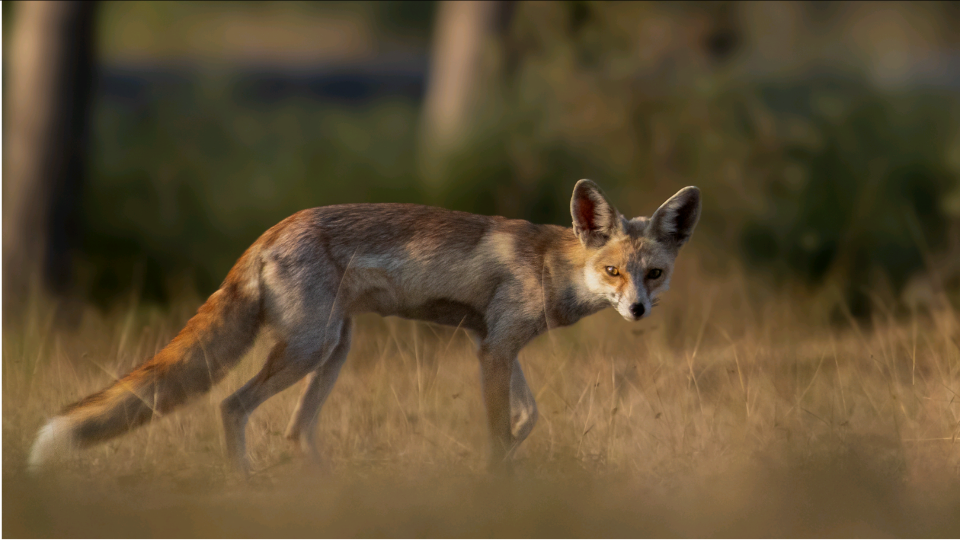
#> input picture content-archive/video/desert_fox/img/f1.png, 1920 x 1080 px, given in place of 39abed35-image.jpg, which was not available (shown at 1/2 size); the run also reads 1 picture not shown here
$ python shot3.py
#> lines starting #> are read from the running program, lines starting #| are printed output that depends on the picture; pictures that were not available may be replaced by others from this repository, and a replacement may not be noted
### content-archive/code/carousels/ref2.py
import numpy as np, cv2, sys
from PIL import Image, ImageDraw, ImageFont, ImageFilter
U="/root/.claude/uploads/530e917f-6900-5386-87f2-01588fc50eb7/"
FL=["64a42d44","b1208e85","26726f42","dc158818","f02d75ca","4dec5138","35021122"]
FD="fonts/"; OUT="falcon/"
W,H=1080,1440
CREAM=(244,238,226); GOLD=(226,184,104); GREY=(190,186,176); BG=(10,12,10)
anton=lambda s:ImageFont.truetype(FD+"Anton-Regular.ttf",int(s))
bc=lambda s:ImageFont.truetype(FD+"BarlowCondensed-Medium.ttf",int(s))
bcs=lambda s:ImageFont.truetype(FD+"BarlowCondensed-SemiBold.ttf",int(s))
bar=lambda s:ImageFont.truetype(FD+"Barlow-Regular.ttf",int(s))
barm=lambda s:ImageFont.truetype(FD+"Barlow-Medium.ttf",int(s))
def corm(s):
    f=ImageFont.truetype(FD+"CormorantGaramond-Italic[wght].ttf",int(s))
    try: f.set_variation_by_axes([500])
    except Exception: pass
    return f

# [23 lines left out: function load_subject, not called in this run]

def gold_tex(seed=1):
    rng=np.random.default_rng(seed)
    yy=np.linspace(0,1,H)[:,None]; xx=np.linspace(0,1,W)[None,:]
    top=np.array([252,232,170],np.float32); bot=np.array([206,160,84],np.float32)
    base=top[None,None,:]*(1-yy[:,:,None])+bot[None,None,:]*yy[:,:,None]
    base=base*(0.96+0.08*xx[:,:,None])
    def nz(s):
        n=rng.normal(0,1,(H,W)).astype(np.float32); return cv2.GaussianBlur(n,(0,0),s)
    n1=nz(40); n1/=np.abs(n1).max()
    n2=nz(10); n2/=np.abs(n2).max()
    ridge=np.abs(nz(5)-nz(12)); ridge/=ridge.max()
    fine=rng.normal(0,1,(H,W)).astype(np.float32)
    tex=base*(1+0.12*n1[:,:,None]+0.07*n2[:,:,None])+(ridge[:,:,None]**2)*34-8+fine[:,:,None]*5
    return np.clip(tex,0,255)
TEX=gold_tex()

# [140 lines left out: functions wrap_text, title_block, build, not called in this run]

# [6 lines that do not run on import are left out]

### content-archive/code/carousels/shot3.py
import numpy as np, cv2
from PIL import Image, ImageDraw, ImageFilter
import ref2
from ref2 import anton,bc,bcs,bar,barm,corm,TEX,CREAM,GOLD,BG,wrap_text
W,H=1080,1350
T=TEX[:H]
U="/root/.claude/uploads/530e917f-6900-5386-87f2-01588fc50eb7/"
P={1:Image.open(U+"39abed35-image.jpg").convert("RGB"),2:Image.open(U+"088198af-image.jpg").convert("RGB"),3:Image.open(U+"84a2e37d-image.jpg").convert("RGB")}
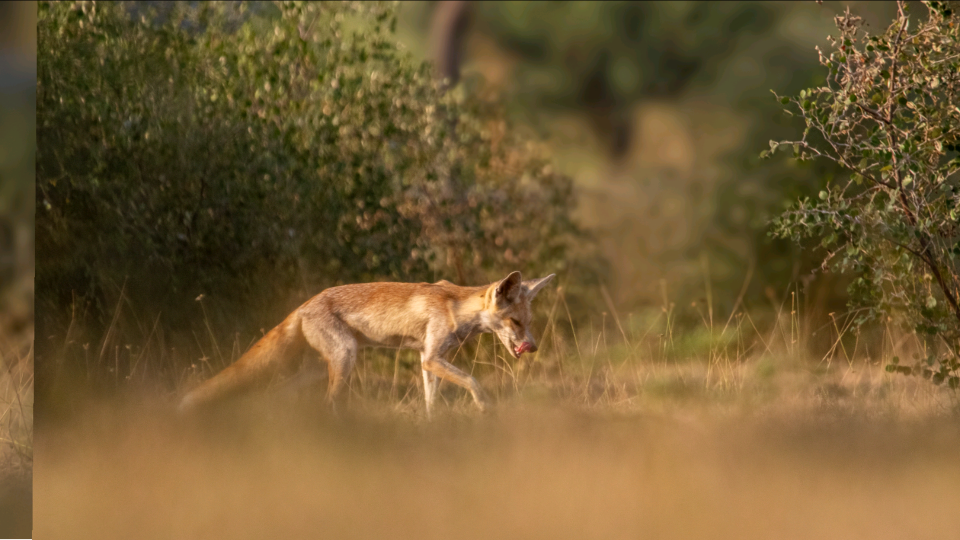
#> input picture content-archive/video/desert_fox/img/f2.png, 1920 x 1080 px, given in place of 088198af-image.jpg, which was not available (shown at 1/2 size)
# [7 lines left out: function crop, not called in this run]
def canvas(): return Image.fromarray(np.full((H,W,3),(14,15,13),np.uint8))
def gold_text(c,xy,t,font):
    m=Image.new("L",(W,H),0); ImageDraw.Draw(m).text(xy,t,font=font,fill=255,anchor="la")
    mn=np.array(m).astype(np.float32)/255; a=np.array(c).astype(np.float32)
    sh=cv2.GaussianBlur(mn,(0,0),12)*0.5; a=a*(1-sh[:,:,None]); a=a*(1-mn[:,:,None])+T*mn[:,:,None]
    return Image.fromarray(np.clip(a,0,255).astype(np.uint8))
# [4 lines left out: function header, not called in this run]
def lead(c,xy,t,size=70): ImageDraw.Draw(c).text(xy,t,font=corm(size),fill=(236,230,214),anchor="la")
def grad(c,y0,y1,a0,a1):
    a=np.array(c).astype(np.float32); yy=np.arange(H)[:,None]
    t=np.clip((yy-y0)/max(1,(y1-y0)),0,1); al=(a0+(a1-a0)*t)[:,:,None]
    return Image.fromarray((a*(1-al)+np.array(BG,np.float32)*al).astype(np.uint8))
def finish(c,name,vig=0.26):
    a=np.array(c).astype(np.float32); yy,xx=np.mgrid[0:H,0:W]; d=np.sqrt(((xx-W/2)/(W/2))**2+((yy-H/2)/(H/2))**2)
    a*=(1-vig*np.clip(d-0.5,0,1)**1.4)[:,:,None]; a+=np.random.default_rng(7).normal(0,5.0,(H,W,1))
    Image.fromarray(np.clip(a,0,255).astype(np.uint8)).save("shot3/"+name,quality=95)
def wrapd(d,t,f,mw): return wrap_text(d,t,f,mw)

# [18 lines left out: functions extend, facts, not called in this run]


def fit(t,mw,cap):
    pr=ImageDraw.Draw(Image.new("L",(5,5))); s=cap
    while pr.textlength(t,font=anton(s))>mw and s>30: s-=2
    return s
# [4 lines left out: function hgrad, not called in this run]
def tinylabel(c,t,y=1318,x=64):
    d=ImageDraw.Draw(c); d.text((x,y),t,font=bc(21),fill=(200,196,184))


# [4 lines left out: function wtext, not called in this run]
def dark(): return Image.fromarray(np.full((H,W,3),(14,15,13),np.uint8))
def paw(d,cx,cy,s,fill=None,outline=None,w=3):
    sh=[(cx,cy+0.28*s,0.55*s,0.42*s)]+[(cx+dx*s,cy+dy*s,0.17*s,0.23*s) for dx,dy in [(-0.62,-0.14),(-0.22,-0.52),(0.22,-0.52),(0.62,-0.14)]]
    for (x,y,rx,ry) in sh: d.ellipse([x-rx,y-ry,x+rx,y+ry],fill=fill,outline=outline,width=w)
def topo(c,alpha=0.16,seed=4,col=(226,184,104)):
    rng=np.random.default_rng(seed); n=rng.normal(0,1,(54,68)).astype(np.float32)
    n=cv2.resize(n,(W,H),interpolation=cv2.INTER_CUBIC); n=cv2.GaussianBlur(n,(0,0),90)
    n=(n-n.min())/(n.max()-n.min()); ov=np.zeros((H,W),np.uint8)
    for lv in np.linspace(0.12,0.9,22):
        m=(n>lv).astype(np.uint8)*255
        cs,_=cv2.findContours(m,cv2.RETR_LIST,cv2.CHAIN_APPROX_NONE)
        cv2.polylines(ov,cs,False,255,2,cv2.LINE_AA)
    ov=cv2.GaussianBlur(ov,(0,0),0.8).astype(np.float32)/255*alpha
    a=np.array(c).astype(np.float32); a=a*(1-ov[:,:,None])+np.array(col,np.float32)*ov[:,:,None]
    return Image.fromarray(a.astype(np.uint8))
def motes(c,n=70,seed=9,strength=0.5,ybias=None):
    rng=np.random.default_rng(seed); ov=np.zeros((H,W),np.float32)
    for _ in range(n):
        x=rng.uniform(0,W); y=rng.uniform(0,H) if ybias is None else rng.uniform(*ybias); r=rng.uniform(2,7)
        cv2.circle(ov,(int(x),int(y)),int(r),float(rng.uniform(0.3,1.0)),-1,cv2.LINE_AA)
    ov=cv2.GaussianBlur(ov,(0,0),2.2)*strength
    a=np.array(c).astype(np.float32)+ov[:,:,None]*np.array([255,225,160],np.float32)*0.55
    return Image.fromarray(np.clip(a,0,255).astype(np.uint8))
def leak(c,strength=0.28):
    yy,xx=np.mgrid[0:H,0:W]; d=np.sqrt((xx-W*0.95)**2+(yy-H*0.05)**2)/W
    ov=np.clip(1-d*1.5,0,1)**2*strength; a=np.array(c).astype(np.float32)
    a=a+ov[:,:,None]*np.array([255,170,70],np.float32); return Image.fromarray(np.clip(a,0,255).astype(np.uint8))
def progress(c,i,n=10):
    d=ImageDraw.Draw(c); gw=(W-128-(n-1)*10)/n
    for k in range(n): d.rounded_rectangle([64+k*(gw+10),1336,64+k*(gw+10)+gw,1341],radius=2,fill=GOLD if k<i else (70,68,60))
def chip(c,x,y,t,fill,fg=(20,16,8),size=24):
    d=ImageDraw.Draw(c); f=bcs(size); w_=d.textlength(t,font=f)+34
    d.rounded_rectangle([x,y,x+w_,y+size+20],radius=(size+20)//2,fill=fill); d.text((x+17,y+9),t,font=f,fill=fg); return w_
def swipe(c,y=1262):
    d=ImageDraw.Draw(c); d.text((W-64-d.textlength("SWIPE",font=bcs(24))-46,y),"SWIPE",font=bcs(24),fill=GOLD)
    x=W-64-30; d.line([(x,y+14),(x+26,y+14)],fill=GOLD,width=3); d.polygon([(x+36,y+14),(x+24,y+6),(x+24,y+22)],fill=GOLD)

import math
MOSS=(138,160,92); RUST=(196,84,64); SUN=(240,150,40)
def pill(c,x,y,t,fg=CREAM,hi=None,size=30,fill=(14,12,8),alpha=0.72):
    d=ImageDraw.Draw(c,"RGBA"); f=bcs(size); w_=d.textlength(t,font=f)+44
    d.rounded_rectangle([x,y,x+w_,y+size+26],radius=16,fill=fill+(int(255*alpha),),outline=(255,255,255,40),width=1)
    d.text((x+22,y+12),t,font=f,fill=fg); return w_
def progress8(c,i):
    d=ImageDraw.Draw(c); gw=(W-128-7*10)/8
    for k in range(8): d.rounded_rectangle([64+k*(gw+10),1336,64+k*(gw+10)+gw,1341],radius=2,fill=GOLD if k<i else (70,68,60))
# [4 lines left out: function hdr, not called in this run]
def done(c,i,name,vig=0.24):
    progress8(c,i); hdr(c,i); finish(c,name,vig=vig)
def blurbg(img,dim=0.55,sig=22):
    a=cv2.GaussianBlur(np.array(img),(0,0),sig).astype(np.float32)*dim
    return Image.fromarray(np.clip(a,0,255).astype(np.uint8))
def camera(d,x,y,s=1.0,col=CREAM):
    d.rounded_rectangle([x,y,x+60*s,y+42*s],radius=7*s,outline=col,width=3); d.rectangle([x+16*s,y-8*s,x+34*s,y],outline=col,width=3)
    d.ellipse([x+20*s,y+9*s,x+42*s,y+31*s],outline=col,width=3)
# [8 lines left out: function egret, not called in this run]
def sun(c,cx,cy,r):
    a=np.array(c).astype(np.float32); yy,xx=np.mgrid[0:H,0:W]; dd=np.sqrt((xx-cx)**2+(yy-cy)**2)
    g=np.clip(1-dd/(r*3.2),0,1)**2*0.55; a=a+g[:,:,None]*np.array(SUN,np.float32)
    c=Image.fromarray(np.clip(a,0,255).astype(np.uint8)); d=ImageDraw.Draw(c); d.ellipse([cx-r,cy-r,cx+r,cy+r],fill=SUN); return c
# [5 lines left out: function panel, not called in this run]

N=7
def prog(c,i):
    d=ImageDraw.Draw(c); gw=(W-128-(N-1)*10)/N
    for k in range(N): d.rounded_rectangle([64+k*(gw+10),1336,64+k*(gw+10)+gw,1341],radius=2,fill=GOLD if k<i else (70,68,60))
def hd(c,i):
    d=ImageDraw.Draw(c); d.text((64,48),"THE NATURAL ANGLE",font=bcs(26),fill=(220,214,200))
    cnt=f"{i}/{N}"; tw=d.textlength(cnt,font=bcs(26))+44
    d.rounded_rectangle([W-64-tw,34,W-64,82],radius=24,fill=(20,20,18)); d.text((W-64-tw+22,44),cnt,font=bcs(26),fill=CREAM)
def fin(c,i,name,vig=0.24): prog(c,i); hd(c,i); finish(c,name,vig=vig)
def pc(k,box,w,h,dim=1.0):
    im=P[k].crop(tuple(int(v) for v in box)).resize((w,h),Image.LANCZOS)
    if dim!=1.0: im=Image.fromarray((np.array(im).astype(np.float32)*dim).clip(0,255).astype(np.uint8))
    return im
def bgblur(k,dim=0.45,sig=30):
    im=P[k].resize((W,H),Image.LANCZOS); a=cv2.GaussianBlur(np.array(im),(0,0),sig).astype(np.float32)*dim
    return Image.fromarray(np.clip(a,0,255).astype(np.uint8))
def paste(c,im,x,y,ftop=0,fbot=0):
    w,h=im.size; m=np.ones((h,w),np.float32)
    for i in range(ftop): m[i]=i/ftop
    for i in range(fbot): m[h-1-i]=np.minimum(m[h-1-i],i/fbot)
    a=np.array(c).astype(np.float32); reg=a[y:y+h,x:x+w]; a[y:y+h,x:x+w]=reg*(1-m[:,:,None])+np.array(im).astype(np.float32)*m[:,:,None]
    return Image.fromarray(a.astype(np.uint8))
def arrow(d,p0,p1,col=GOLD,w=4,dash=False):
    import math
    x0,y0=p0;x1,y1=p1; L=math.hypot(x1-x0,y1-y0); ux,uy=(x1-x0)/L,(y1-y0)/L
    if dash:
        t=0
        while t<L-30: d.line([(x0+ux*t,y0+uy*t),(x0+ux*min(t+18,L-30),y0+uy*min(t+18,L-30))],fill=col,width=w); t+=32
    else: d.line([(x0,y0),(x1-ux*20,y1-uy*20)],fill=col,width=w)
    d.polygon([(x1,y1),(x1-ux*30-uy*13,y1-uy*30+ux*13),(x1-ux*30+uy*13,y1-uy*30-ux*13)],fill=col)

# ---- S1 hook
c=pc(1,(0,0,2311,2889),W,H,0.95); c=grad(c,0,400,0.55,0.0); c=grad(c,1150,H,0.0,0.5)
lead(c,(66,92),"Black-headed ibis, just before landing.",46)
s_=fit("WHY DO THESE",900,96); c=gold_text(c,(60,134),"WHY DO THESE",anton(s_)); c=gold_text(c,(60,134+int(s_*1.1)),"WINGS GLOW?",anton(s_))
#> in gold_text, `m = Image.new('L', (W, H), 0)`: m: PIL image 1080x1350 L; every value is 0
#> call 2 of gold_text, with xy = (60, 239), t = 'WINGS GLOW?'
#> in gold_text (call 2), `sh = cv2.GaussianBlur(mn, (0, 0), 12) * 0.5`:
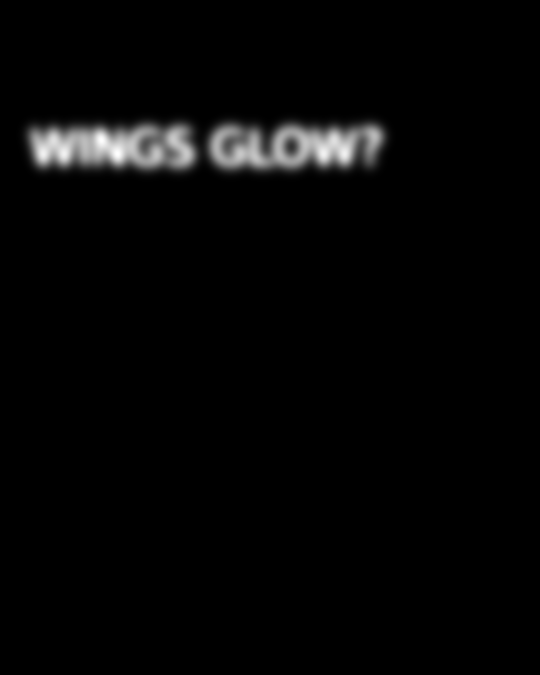
#> sh: shape (1350, 1080) float32 (shown at 1/2 size); min 0, max 0.235, mean 0.00533; drawn with min black and max white
pill(c,64,1240,"SUNRISE. BACKLIGHT. ONE SECOND.",fg=(244,238,226),size=28); swipe(c,1262)
#> in pill, `w_ = d.textlength(t, font=f) + 44`: w_ = 556.3
#> after `swipe(c, 1262)`:
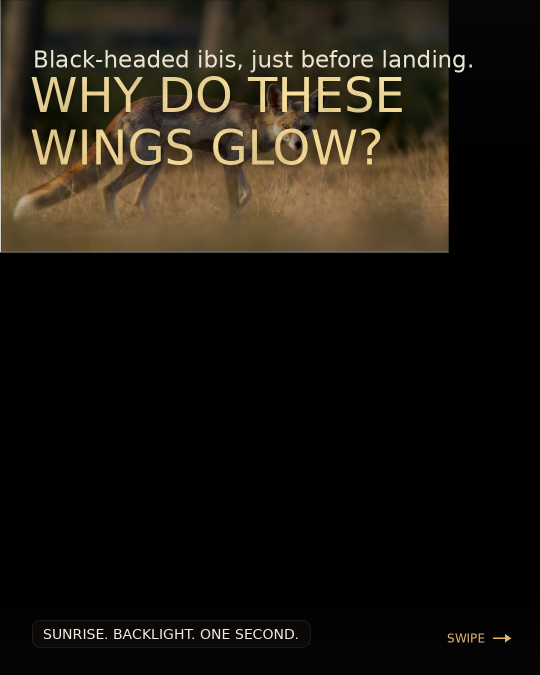
#> c: PIL image 1080x1350 RGB (shown at 1/2 size); mean R, G, B 28.9, 24.5, 16.7
c=motes(c,35,3,0.35); fin(c,1,"slide1.jpg")
#> in hd, `tw = d.textlength(cnt, font=bcs(26)) + 44`: tw = 85.86

# ---- S2 ID: backlight hides colour
c=bgblur(1,0.5)
A=pc(1,(160,0,1735,2889),540,1010,0.95); B=pc(3,(400,0,2427,3716),540,1010,0.95)
#> call 3 of pc, with k = 3, box = (400, 0, 2427, 3716), w = 540, h = 1010, dim = 0.95
#> in pc (call 3), `im=P[k].crop(tuple(int(v) for v in box)).resize((w,h),Image.LANCZOS)`:
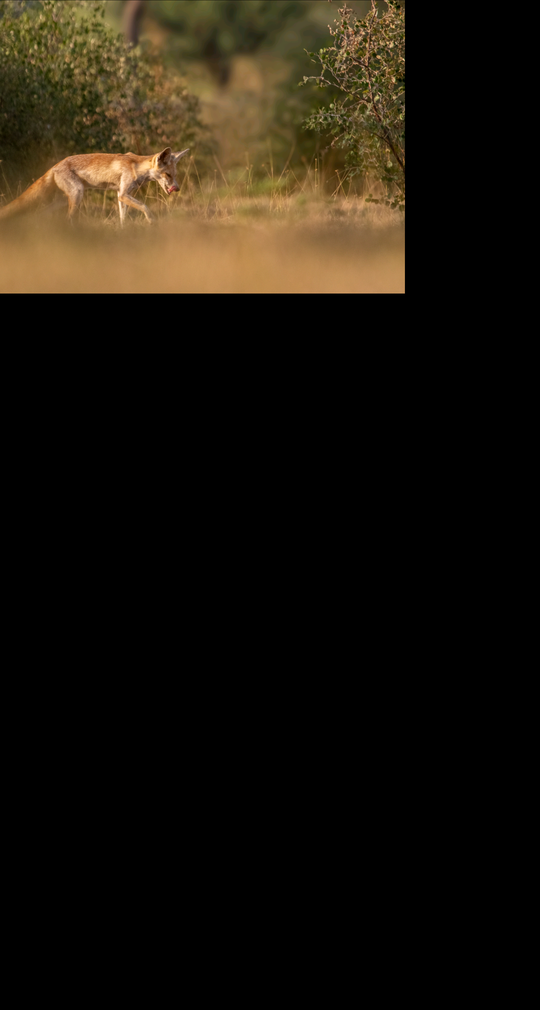
#> im: PIL image 540x1010 RGB; mean R, G, B 26.8, 21.1, 12
c=paste(c,A,0,330,ftop=70); c=paste(c,B,540,330,ftop=70)
#> after the loop in paste, `for i in range(fbot): m[h-1-i]=np.minimum(m[h-1-i],i/fbot)`:
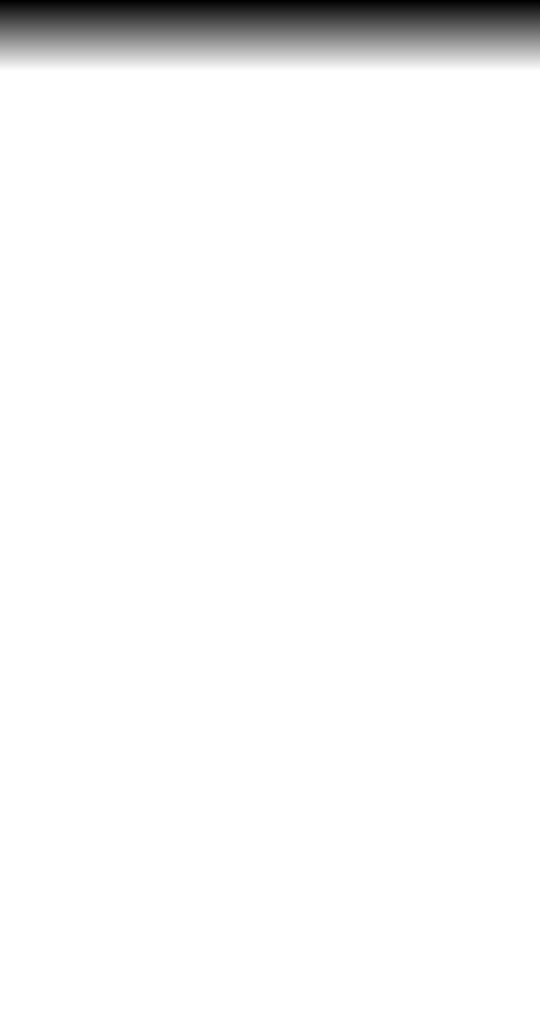
#> m: shape (1010, 540) float32; min 0, max 1, mean 0.965
#> call 2 of paste, with x = 540, y = 330, ftop = 70, fbot = 0
#> in paste (call 2), `reg = a[y:y + h, x:x + w]`:
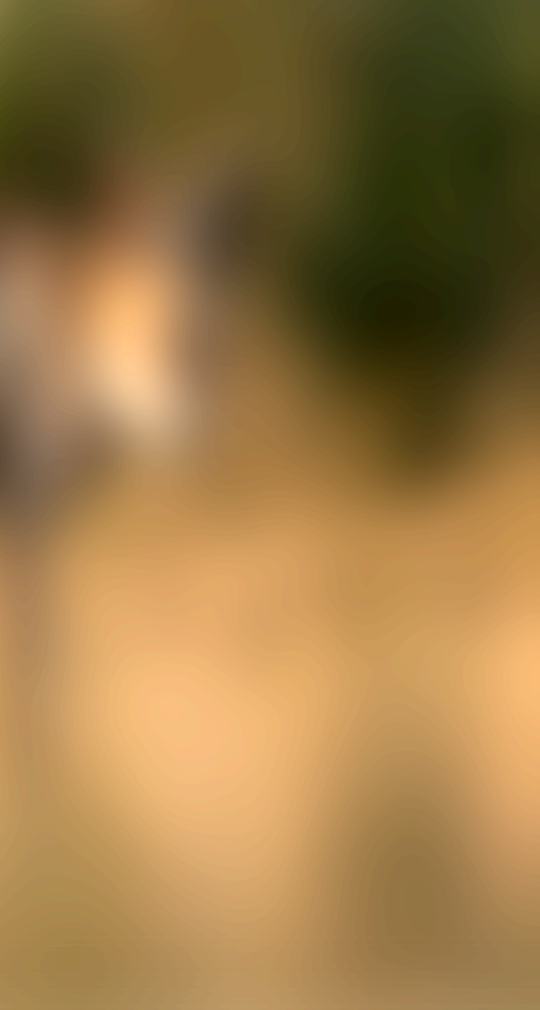
#> reg: shape (1010, 540, 3) float32; mean R, G, B 50.9, 40.8, 25.4; drawn with min black and max white
#> in paste (call 2), `a[y:y + h, x:x + w] = reg * (1 - m[:, :, None]) + np.array(im).astype(`:
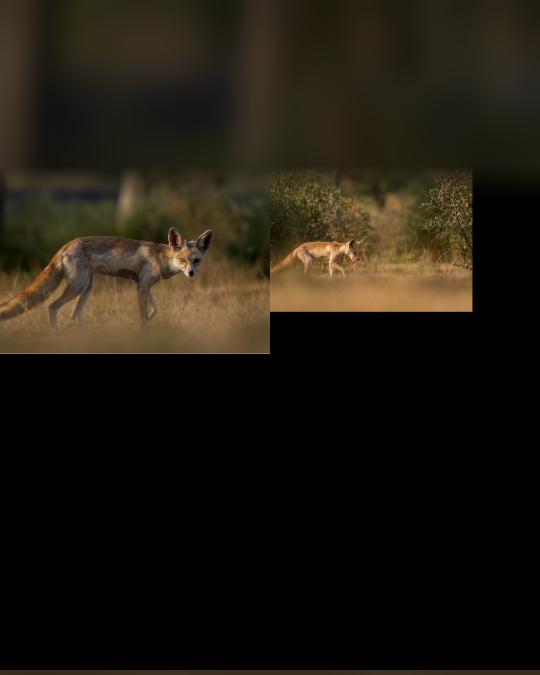
#> a: shape (1350, 1080, 3) float32 (shown at 1/2 size); mean R, G, B 30.8, 25.6, 16.2
c=grad(c,1000,1340,0.0,0.85)
d=ImageDraw.Draw(c); d.line([(540,340),(540,1340)],fill=GOLD,width=2)
lead(c,(66,92),"Two ibises. One morning.",46)
c=gold_text(c,(60,134),"BACKLIGHT HIDES COLOUR.",anton(fit("BACKLIGHT HIDES COLOUR.",950,92)))
d=ImageDraw.Draw(c); d.text((66,248),"So tell them apart by head, bill and size.",font=bar(30),fill=(235,230,218))
pill(c,32,352,"BLACK-HEADED IBIS",fg=(244,238,226),size=24); pill(c,572,352,"GLOSSY IBIS",fg=(200,236,140),size=24)
for t_,x,y in [("White body.",40,1120),("Bare black head.",40,1160),("Thick, curved bill.",40,1200),("Dark chestnut body.",580,1120),("Green gloss in good light.",580,1160),("Slimmer bill.",580,1200)]:
    d.text((x,y),t_,font=bar(28),fill=(244,240,230))
c=motes(c,25,5,0.3); fin(c,2,"slide2.jpg")

# ---- S3 light through feathers
c=pc(2,(560,0,2269,2136),W,H,0.95); c=grad(c,0,330,0.5,0.0); c=grad(c,1080,H,0.0,0.72)
lead(c,(66,92),"Low sun behind the bird.",46)
c=gold_text(c,(60,134),"LIGHT THROUGH FEATHERS.",anton(fit("LIGHT THROUGH FEATHERS.",950,92)))
d=ImageDraw.Draw(c,"RGBA")
arrow(d,(985,205),(905,330),col=(255,214,120,255),w=4,dash=True)
pill(c,770,360,"SUN, OUT OF FRAME",fg=(255,226,150),size=24)
arrow(d,(905,640),(790,560),col=(244,238,226,255),w=3)
pill(c,712,660,"THIN EDGES LET LIGHT THROUGH",fg=(244,238,226),size=22)
d=ImageDraw.Draw(c); d.text((64,1150),"Feathers are thin, so they glow.",font=corm(56),fill=(244,238,226))
d.text((64,1226),"Shoot into the light. Keep the background dark.",font=bar(30),fill=(235,230,218))
c=motes(c,30,8,0.35); fin(c,3,"slide3.jpg")

# ---- S4 two frames
c=bgblur(2,0.45)
A=pc(2,(0,450,2952,1654),1080,440,0.95); B=pc(1,(0,640,2311,1945),1080,610,0.95)
c=paste(c,A,0,300,ftop=60); c=paste(c,B,0,740)
ImageDraw.Draw(c).line([(0,740),(1080,740)],fill=GOLD,width=2)
lead(c,(66,92),"Same landing sequence.",46)
c=gold_text(c,(60,134),"ONE LANDING. TWO FRAMES.",anton(fit("ONE LANDING. TWO FRAMES.",950,88)))
d=ImageDraw.Draw(c); d.text((66,244),"Wings change in a blink. Shoot a burst, then choose.",font=bar(28),fill=(235,230,218))
pill(c,870,318,"FRAME A",fg=(244,238,226),size=24); pill(c,870,762,"FRAME B",fg=(244,238,226),size=24)
c=motes(c,20,6,0.25); fin(c,4,"slide4.jpg")

# ---- S5 where to stand
c=topo(dark(),0.2,61); c=leak(c,0.12)
lead(c,(66,92),"A setup worth trying.",46)
c=gold_text(c,(60,134),"SUN IN FRONT. WIND BEHIND.",anton(fit("SUN IN FRONT. WIND BEHIND.",950,88)))
c=sun(c,560,350,46); d=ImageDraw.Draw(c,"RGBA")
d.text((560,426),"SUN",font=bcs(28),fill=(255,226,150),anchor="mm")
cut=Image.open("shot3/ibis_cut_full.png").convert("RGBA").crop((240,360,700,1000)); cut=cut.resize((int(cut.width*0.5),int(cut.height*0.5)),Image.LANCZOS)
sh=Image.new("RGBA",c.size,(0,0,0,0)); sh.paste(cut,(560-cut.width//2,490),cut); c=Image.alpha_composite(c.convert("RGBA"),sh).convert("RGB"); d=ImageDraw.Draw(c,"RGBA")
arrow(d,(560,850),(560,975),col=(255,214,120,255),w=5,dash=True)
d.text((596,915),"BIRD LANDS INTO THE WIND",font=bcs(28),fill=(255,226,150),anchor="lm")
camera(d,512,990,1.4)
d.text((560,1085),"YOU",font=bcs(28),fill=CREAM,anchor="mm")
for x in (140,230):
    arrow(d,(x,1020),(x,800),col=(138,160,92,255),w=5)
d.text((90,1040),"WIND FROM BEHIND YOU",font=bcs(24),fill=(170,196,120),anchor="la")
d.text((64,1160),"Birds usually land into the wind.",font=corm(54),fill=(244,238,226))
d.text((64,1232),"Stand so they come toward you, sun behind them.",font=bar(28),fill=(235,230,218))
d.text((64,1274),"Rule of thumb. Read the grass and water first.",font=bar(24),fill=(190,186,172))
c=motes(c,25,7,0.3); fin(c,5,"slide5.jpg")

# ---- S6 two ways to expose
c=bgblur(3,0.5)
A=pc(3,(670,0,2156,3716),540,1350,0.95); B=pc(1,(360,0,1515,2889),540,1350,0.95)
c=paste(c,A,0,0); c=paste(c,B,540,0)
c=grad(c,0,330,0.6,0.0); c=grad(c,1000,H,0.0,0.88)
d=ImageDraw.Draw(c); d.line([(540,0),(540,1350)],fill=GOLD,width=2)
lead(c,(66,92),"Same kind of light.",46)
c=gold_text(c,(60,134),"TWO WAYS TO",anton(80)); c=gold_text(c,(60,218),"EXPOSE BACKLIGHT.",anton(80))
pill(c,32,1010,"SILHOUETTE",fg=(244,238,226),size=24); pill(c,572,1010,"RIM + DETAIL",fg=(200,236,140),size=24)
d=ImageDraw.Draw(c)
for t_,x,y in [("Dial exposure down.",40,1090),("Let shadows go dark.",40,1128),("Add exposure (+EV).",580,1090),("Spot meter the bird.",580,1128)]:
    d.text((x,y),t_,font=bar(28),fill=(244,240,230))
d.text((64,1250),"Guides disagree, so test both and watch the histogram.",font=bar(26),fill=(235,230,218))
c=motes(c,20,9,0.25); fin(c,6,"slide6.jpg")

# ---- S7 close
c=pc(3,(0,0,2973,3716),W,H,0.92); c=grad(c,0,380,0.55,0.0); c=grad(c,880,1100,0.0,0.88)
lead(c,(66,92),"The light helps. The bird decides.",46)
c=gold_text(c,(60,134),"WATCH THE BEHAVIOUR.",anton(fit("WATCH THE BEHAVIOUR.",950,96)))
y=1000
for t_ in ["1/1000 s or faster for flight","Continuous AF (AF-C)","Check the histogram. Rim light clips first."]:
    pill(c,64,y,t_,fg=(244,238,226),size=28); y+=66
#> this loop made 3 passes
#> w_ in pill on passes 1 to 3: 422, 342, 624
#> after the loop, y = 1198
d=ImageDraw.Draw(c); d.text((64,1215),"Starting points, not rules.",font=corm(46),fill=(244,238,226))
d.text((64,1282),"SAVE THIS FOR YOUR NEXT SUNRISE",font=bcs(26),fill=GOLD)
c=motes(c,30,10,0.35); fin(c,7,"slide7.jpg")
print("done")
